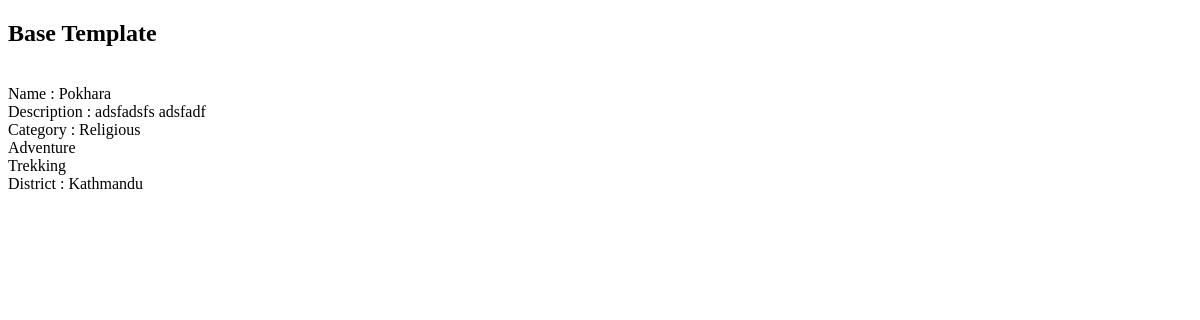
/tour/destination/4, run on an earlier commit of the app's database.
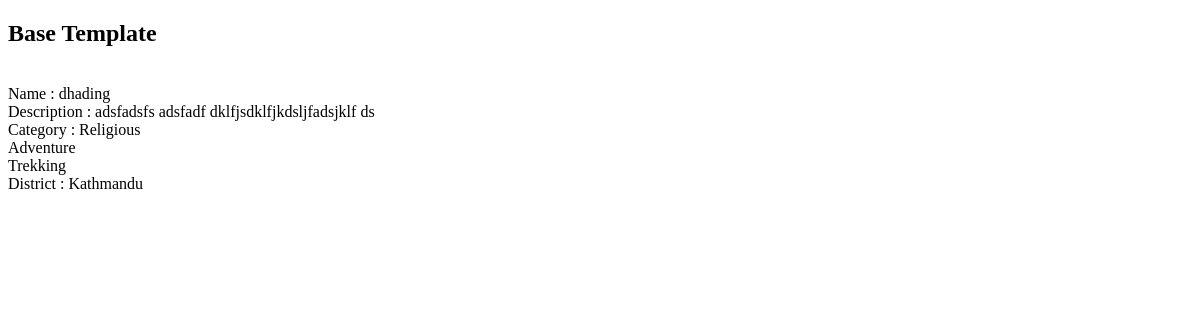
And on a later commit of the database.
### tours/models.py (models this page shows, shortened)
class Destination(models.Model):
    name=models.CharField(max_length=100)
    description=models.TextField()
    category=models.ManyToManyField(Category)
    district=models.ForeignKey(District,on_delete=models.CASCADE)

class District(models.Model):
    dname=models.CharField(max_length=30)
    area=models.FloatField()

### tours/views.py (the view)
# urls.py: path('tour/destination/<int:id_val>',a_tour_destination, name='a_destination'),
def a_tour_destination(request,id_val):
    dest=Destination.objects.get(id=id_val)
    return render(request,'dest.html',{'dest':dest})

### tours/templates/dest.html
{% extends 'base.html' %}
{% block content %}
Name : {{dest.name}}<br/>
Description : {{dest.description}}<br/>
Category : {% for c in dest.category.all %}
{{c.name}}<br/>
{% endfor %}
District : {{dest.district.dname}}<br/>
{% endblock content %}

What changed in the data, as far as the page shows it:
changed Destination "Kathmandu": name "Pokhara" → "dhading"; description "adsfadsfs adsfadf" → "adsfadsfs adsfadf dklfjsdklfjkdsljfadsjklf ds"
